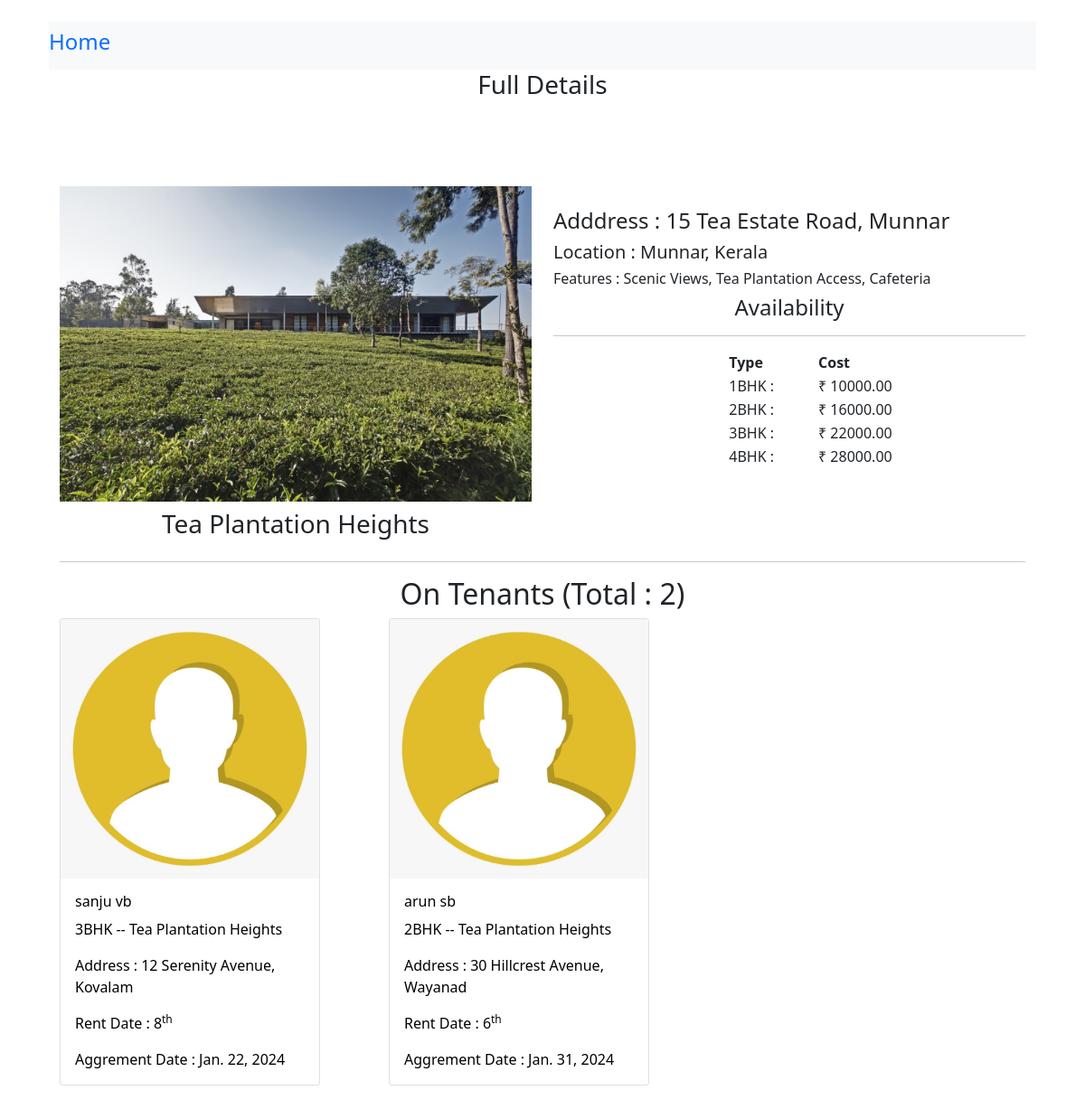
The page /pro_view/?xnt=3 on the database its author committed.
### home/models.py (models this page shows, shortened)
class Property(models.Model):
    name = models.CharField(max_length=100)
    address = models.CharField(max_length=255)
    image = models.ImageField(upload_to='pic/')
    location = models.CharField(max_length=220)
    features = models.TextField()
    area = models.FloatField(blank=True,null=True)
    add_date = models.DateTimeField(auto_now_add=True)

class units(models.Model):
    pro = models.ForeignKey(Property,on_delete=models.CASCADE,related_name='pr')
    unit_type = models.CharField(max_length=10, choices=[('1BHK', '1BHK'), ('2BHK', '2BHK'), ('3BHK', '3BHK'), ('4BHK', '4BHK')])
    rent_cost = models.DecimalField(max_digits=10, decimal_places=2)
    def __str__(self):
        return f"{self.unit_type} -- {self.pro.name}"

class Rent(models.Model):
    tenant = models.ForeignKey(Tenant,related_name='tena',on_delete=models.CASCADE,blank=True,null=True)
    property = models.ForeignKey(Property,related_name='prop',on_delete=models.CASCADE)
    unit = models.ForeignKey(units,on_delete=models.CASCADE,blank=True,null=True)
    rent_date = models.IntegerField(blank=True,null=True)
    aggr_date = models.DateField()

class Tenant(models.Model):
    user = models.ForeignKey(User,on_delete=models.CASCADE)
    name = models.CharField(max_length=250)
    address = models.CharField(max_length=255)
    image = models.ImageField(upload_to='pic/',default='./pic/contact.png')
    docu_prof = models.CharField(max_length=250)
    date = models.DateTimeField(auto_now_add=True,blank=True,null=True)
    def __str__(self):
        return self.name

### home/views.py (the view)
# urls.py: path('pro_view/', views.property_view, name='pro_view'),
def property_view(request):
    id=request.GET['xnt']
    pro = Property.objects.get(id=id)
    return render(request,'pro_details.html',{'pro':pro})

### home/templates/pro_details.html (shortened to what this page needs)
<!DOCTYPE html>
{% load static %}
<html lang="en">
<head>
    <link rel="stylesheet" href="{% static 'css/style.css' %}">
</head>
<body>
  <div class="container">
    {% include 'head.html' %}
  <h3 class="text-center">Full Details</h3>
  {% if pro %}
   <div class="container con">
    <div class="row">
    <div class="col-md-6">
      <img src="{{pro.image.url}}" class="im">
      <h3 class="text-center mt-2">
        {{pro.name}}
      </h3>
    </div>
    <div class="col-md-6 mt-md-4">
     <h4>Adddress :  {{pro.address}}</h4>
     <h5>Location :  {{pro.location}}</h5>
     <h6>Features :  {{pro.features}}</h6>
     <h4 class="text-center">
      Availability
     </h4>
     <Table class="mx-auto">
      <tr><th>
        Type
      </th><th>Cost </th>
 </tr>
      <hr>
      {% for i in pro.pr.all %}
      <tr>
        <td>{{i.unit_type}}  :</td>
        <td>₹ {{i.rent_cost}}</td>
      </tr>
      {% endfor %}
     </Table>
    </div>
  </div>
<hr>
  <div class="row">
    <h2 class="text-center">On Tenants (Total : {{pro.prop.count}})</h2>
{% for i in pro.prop.all %}
    <div class="col-md-4 mb-3">
      <div class="card" style="width: 18rem;" id="car">
        <a href="{% url 'user_pro' %}?cvt={{i.tenant.id}}" style="text-decoration: none;color: black;">
        <img src="{{i.tenant.image.url}}" class="card-img-top" alt="..." >
        <div class="card-body">
          <h6 class="card-title">{{i.tenant}}</h6>
          <p class="card-text">{{i.unit}}</p>
          <p class="card-text">Address : {{i.tenant.address}} </p>
          <p class="card-text">Rent Date : {{i.rent_date}}<sup>th</sup> </p>
          <p class="card-text">Aggrement Date : {{i.aggr_date}} </p>
        </div>
      </a>
      </div>
    </div>
{% endfor %}
  </div>
  </div>
  {% else %}
<h5 class="text-center text-danger mt-5">{{msg}}</h5>
  {% endif %}
   </div>
</body>
</html>

### home/templates/head.html (shortened to what this page needs)
<!DOCTYPE html>
<html lang="en">
    {% load static %}
<head>
    <link rel="stylesheet" href="https://cdnjs.cloudflare.com/ajax/libs/font-awesome/4.7.0/css/font-awesome.min.css">
    <link rel = "stylesheet" href="//code.jquery.com/ui/1.13.2/themes/base/jquery-ui.css"/>
    <link href="https://cdn.jsdelivr.net/npm/bootstrap@5.0.2/dist/css/bootstrap.min.css" rel="stylesheet">
</head>
<body>
    <div class="container mt-4">
        <nav class="navbar navbar-expand-lg navbar-light bg-light">
            <h4><a href="{% url 'adm' %}" style="text-decoration: none;">Home</a></h4>
          </nav>
</body>
</html>

### static/css/style.css (style rules this page uses)
.con { margin-top: 6rem; }
.im { width: 100%; }
td { padding-left: 3rem; }
th { padding-left: 3rem; }

### rows shown on the page
Property: image (picture), name "Tea Plantation Heights", address "15 Tea Estate Road, Munnar", location "Munnar, Kerala", features "Scenic Views, Tea Plantation Access, Cafeteria", prop.count "2"
units: unit_type "1BHK", rent_cost "10000.00"
units: unit_type "2BHK", rent_cost "16000.00"
units: unit_type "3BHK", rent_cost "22000.00"
units: unit_type "4BHK", rent_cost "28000.00"
Rent: tenant.image (picture), tenant "sanju vb", unit "3BHK -- Tea Plantation Heights", tenant.address "12 Serenity Avenue, Kovalam", rent_date "8", aggr_date "Jan. 22, 2024"
Rent: tenant.image (picture), tenant "arun sb", unit "2BHK -- Tea Plantation Heights", tenant.address "30 Hillcrest Avenue, Wayanad", rent_date "6", aggr_date "Jan. 31, 2024"
